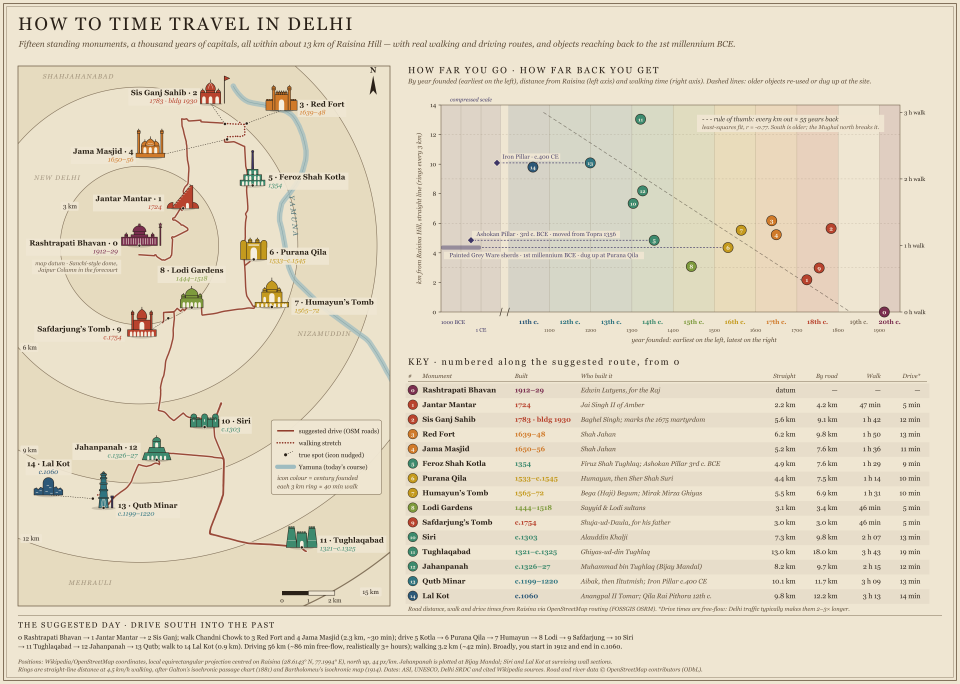
#> input picture blog/delhi_time_travel_poster_4800px.png, 4800 x 3420 px, found by its file name (shown at 1/5 size)
$ python blog_images.py
#> lines starting #> are read from the running program, lines starting #| are printed output that depends on the picture
# Blog images from the static map: full poster (4800 px PNG, 2400 px JPG) and a map-only crop
# with its own title and credits. Run from the project root after build.py has written the SVG.
import subprocess
from PIL import Image, ImageDraw, ImageFont

G = '/System/Library/Fonts/Supplemental/Georgia.ttf'
GI = '/System/Library/Fonts/Supplemental/Georgia Italic.ttf'
BG, INK, SEP = (239, 230, 210), (42, 33, 24), (91, 74, 54)

subprocess.run(['/Users/soumya/mambaforge/bin/rsvg-convert', '-z', '3', 'delhi_deep_time_map.svg',
                '-o', 'blog/delhi_time_travel_poster_4800px.png'], check=True)
#> (this line was passed over: subprocess is not available in this run)
im = Image.open('blog/delhi_time_travel_poster_4800px.png').convert('RGB')
#> im is the input picture: PIL image 4800x3420 RGB; mean R, G, B 226.7, 217, 195.8
im.resize((2400, round(im.height * 2400 / im.width)), Image.LANCZOS).save(
    'blog/delhi_time_travel_poster_2400px.jpg', quality=90, optimize=True)

S, pad = 3, 60
m = im.crop((24 * S, 104 * S, 656 * S, 1016 * S))          # map frame plus a small margin
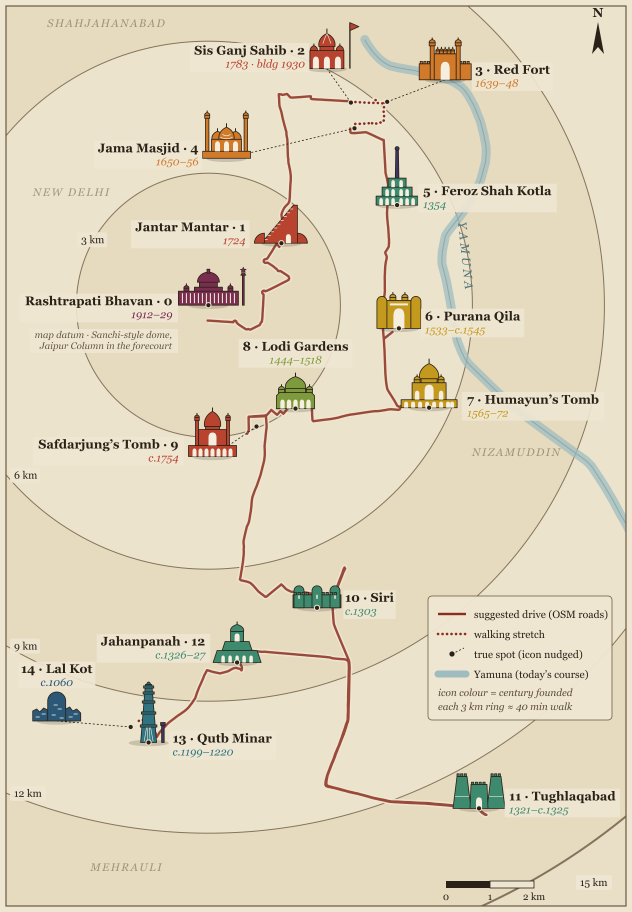
#> m: PIL image 1896x2736 RGB (shown at 1/3 size); mean R, G, B 225.1, 214.6, 190.1
W = m.width + 2 * pad
#> W = 2016
title, sub, small = ImageFont.truetype(G, 92), ImageFont.truetype(GI, 40), ImageFont.truetype(GI, 30)
credit = ['Numbers follow the suggested route, starting at 0 (Rashtrapati Bhavan); colours give the century founded. Real driving and walking routes from OpenStreetMap routing (FOSSGIS OSRM).',
          'Positions: Wikipedia/OpenStreetMap coordinates. Road and river data © OpenStreetMap contributors (ODbL).']

def wrap(draw, text, font, width):
#> called with width = 1896
    lines, cur = [], ''
    for w in text.split():
        t = (cur + ' ' + w).strip()
        if draw.textlength(t, font=font) <= width: cur = t
        else: lines.append(cur); cur = w
    return lines + [cur]

probe = ImageDraw.Draw(Image.new('RGB', (1, 1)))
lines = [l for c in credit for l in wrap(probe, c, small, W - 2 * pad)]
line_h, top = 44, 240
H = top + m.height + 30 + len(lines) * line_h + 40        # canvas sized to fit every credit line
#> H = 3178
out = Image.new('RGB', (W, H), BG)
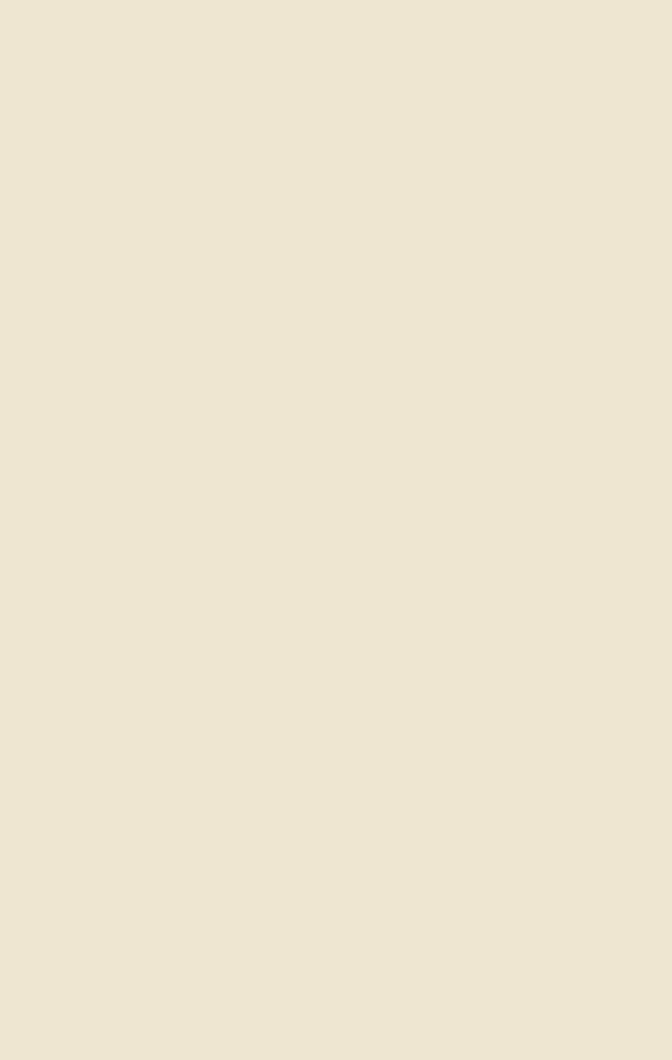
#> out: PIL image 2016x3178 RGB (shown at 1/3 size); mean R, G, B 239, 230, 210
d = ImageDraw.Draw(out)
d.text((pad, 40), 'HOW TO TIME TRAVEL IN DELHI', font=title, fill=INK)
d.text((pad, 160), 'Fifteen monuments, a thousand years of capitals, all within about 13 km of Raisina Hill', font=sub, fill=SEP)
out.paste(m, (pad, top))
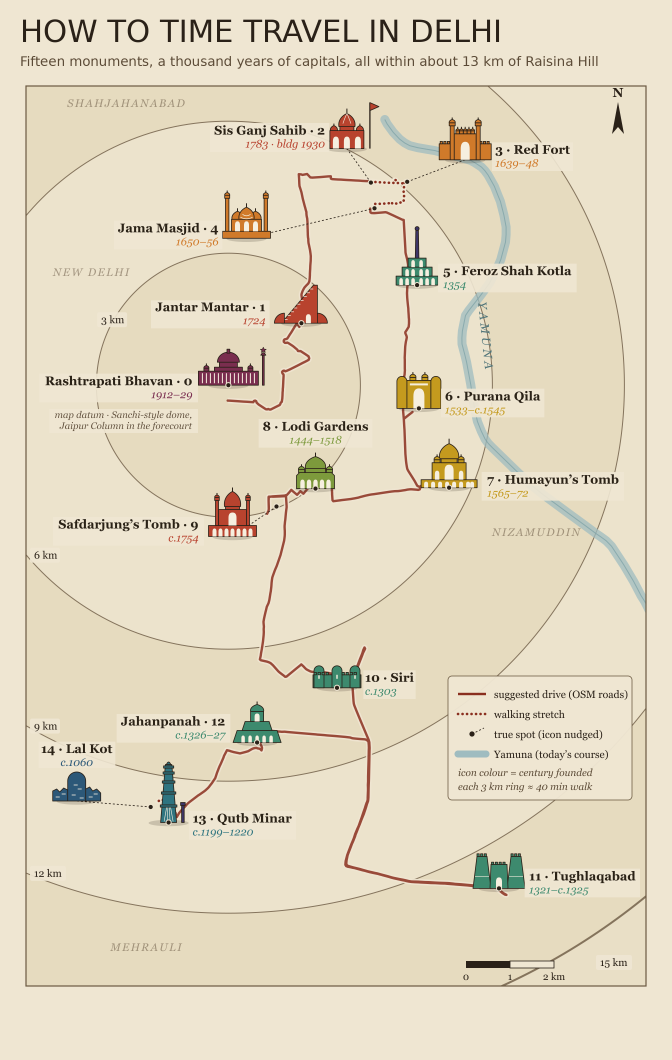
#> out: PIL image 2016x3178 RGB (shown at 1/3 size); mean R, G, B 226.6, 216.4, 192.8
y = top + m.height + 30
#> y = 3006
for l in lines:
    d.text((pad, y), l, font=small, fill=SEP); y += line_h
#> after the loop, y = 3138
out.save('blog/delhi_time_travel_map_only.png', optimize=True)
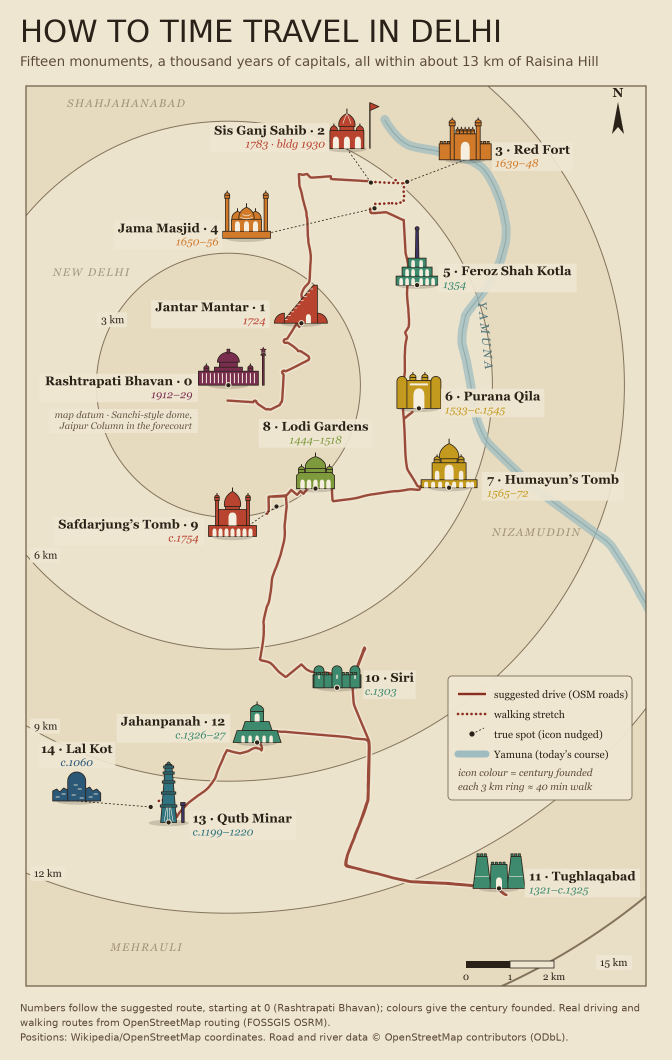
#> saved as delhi_time_travel_map_only.png: PIL image 2016x3178 RGB (shown at 1/3 size); mean R, G, B 225.9, 215.7, 192.1
print('map only', out.size, 'last credit line ends at', y, 'of', H)
#| map only (2016, 3178) last credit line ends at 3138 of 3178
